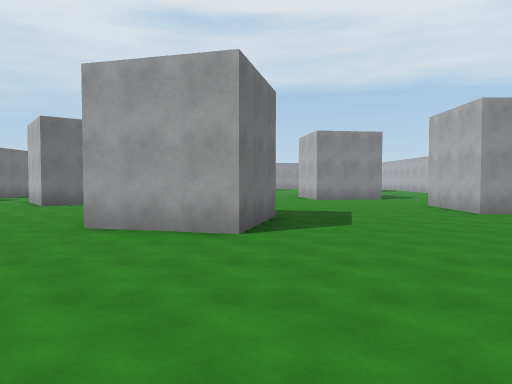
[1] (above)

19 first-person views from a walk through a 3-D level made in the Unity game engine. The camera is 1.5 m above the floor, tilts 2° down and sees 70° across. The floor is counted in squares, 2 m on a side. Each view is taken from the middle of a square. On the plan, view 1 faces up. The plan holds only what a view shows up to about 11 squares ahead; the rest is blank. The place goes on beyond the plan. The player character is not drawn.

[2]
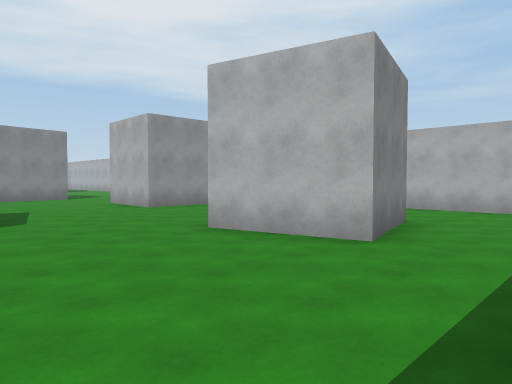

[3]
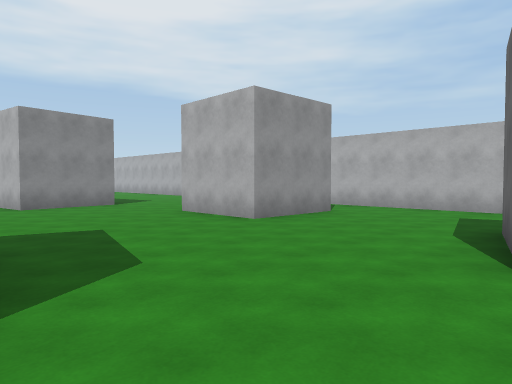

[4]
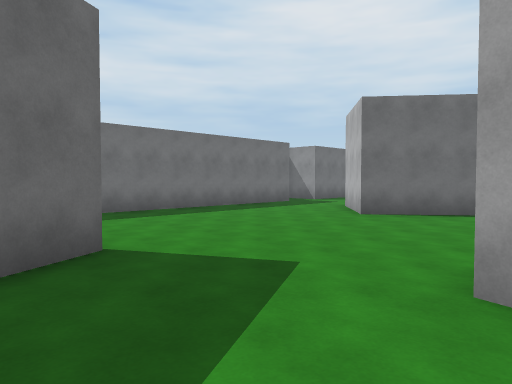

[5]
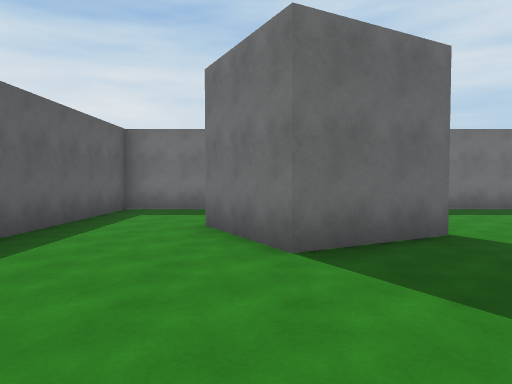

[6]
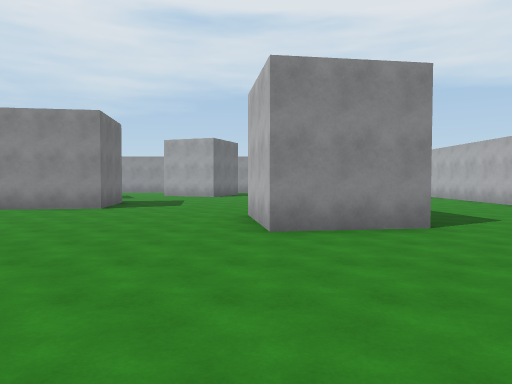

[7]
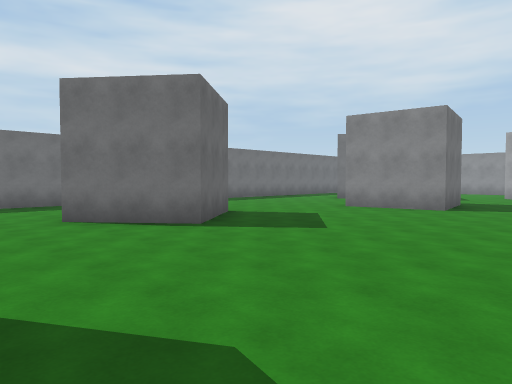

[8]
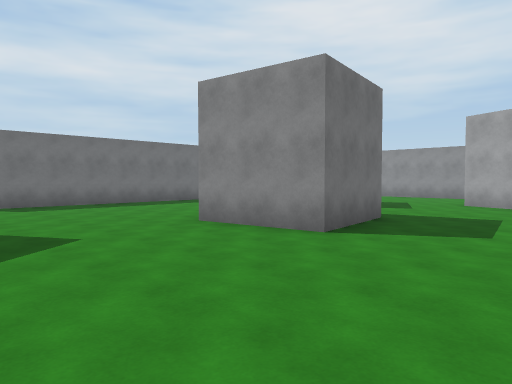

[9]
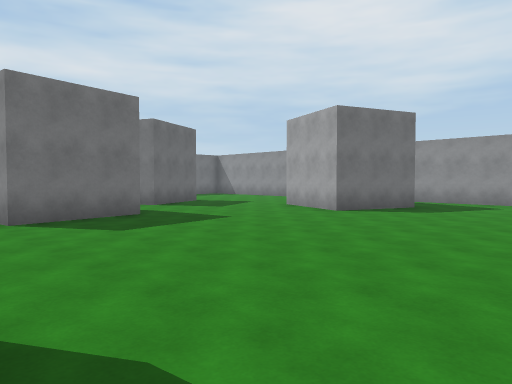

[10]
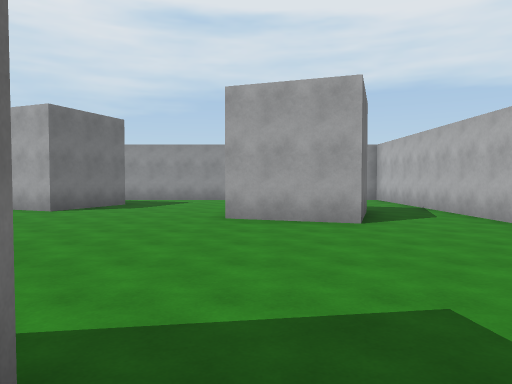

[11]
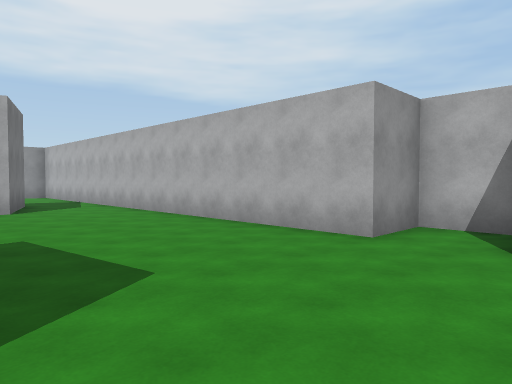

[12]
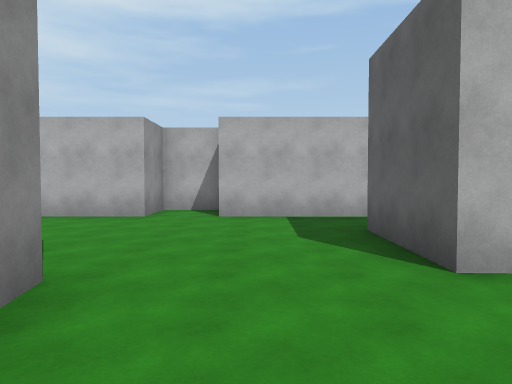

[13]
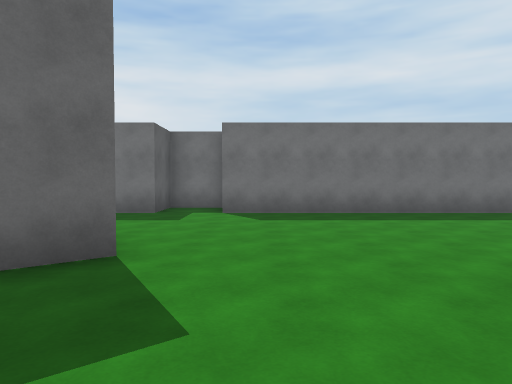

[14]
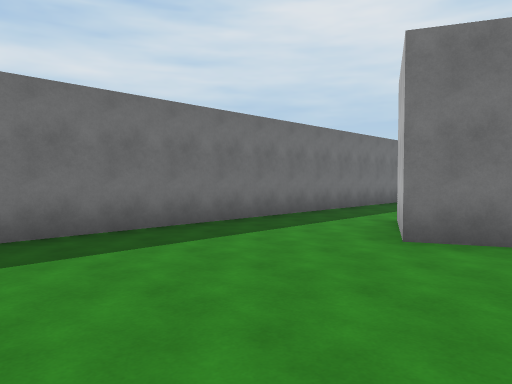

[15]
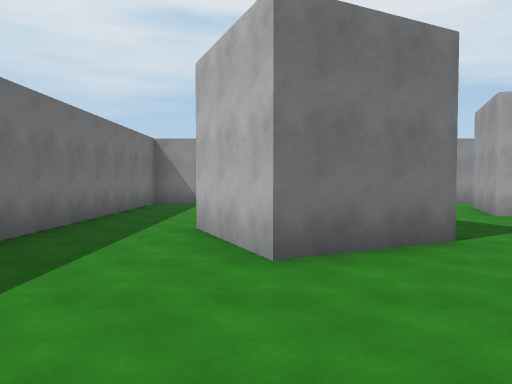

[16]
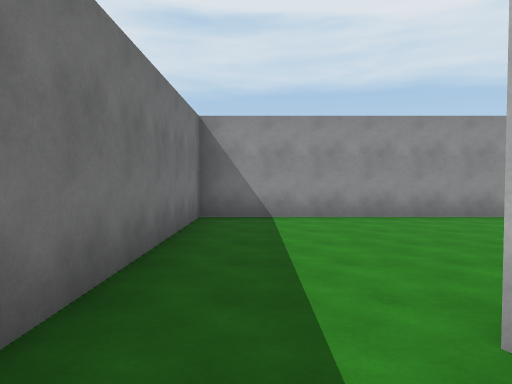

[17]
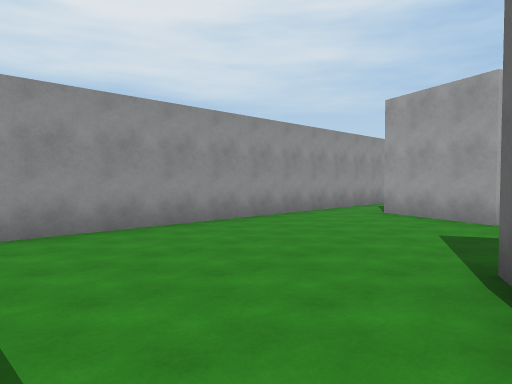

[18]
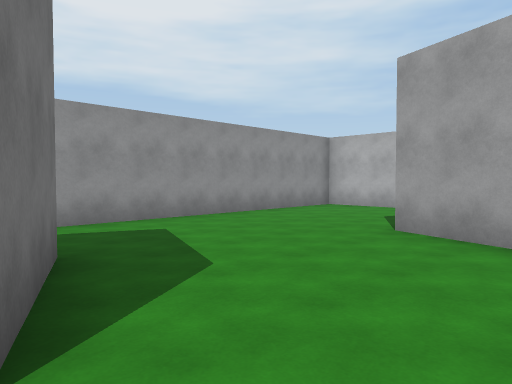

[19]
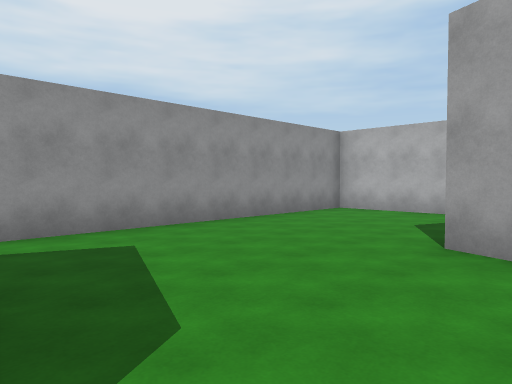

### Floor plan
Points are (right, up) in squares from view 1. A wall is a line through its corners. A room is listed if a view was taken in it or the views show most of it. See-through windows are left out.
Room 1 (views 1, 2, 3, 4, 5, 6, 7, 8, 9, 10, 11, 12, 13, 14, 15, 16, 17, 18, 19)
walls: (-5.6, 13.7) (-4, 11.7) (-5.9, 10.1) (-7.5, 12); (4.8, 13.6) (2.2, 13.2) (1.8, 15.7); (-2.3, 19.9) (-2, 17.3) (-4.5, 17); (0.4, 7.5) (-0.2, 5) (-2.7, 5.6); (-4.8, 21.8) (-4.6, 21.4) (-6.8, 20.3) (-7.9, 22.6); (7.3, 7.8) (4.9, 7.9) (4.9, 10.4) (7.4, 10.3); (4.7, 22.7) (5.2, 24.4); (-11.6, 14.1) (-11.6, 12.8) (-10.1, 12.8) (-10.1, 6.2); (-5.9, 4.6) (-4.7, 2.4) (-6.9, 1.2); (4.4, 3.8) (6, 4.2); (10.9, 12.9) (10.9, 14.2) (9.4, 14.2) (9.4, 28.2) (-10.1, 28.2) (-10.1, 14.2); (1.2, 25.9) (0.2, 23.4) (-2.2, 24.2) (-1.2, 26.8); (7.6, 23.6) (6.8, 21.2) (4.4, 22); (9.4, 4.8) (9.4, 12.8); (6.6, 1.7) (4.1, 1.1) (3.5, 3.6); (-10.1, 0.8) (-10.1, -1.2) (-5.6, -1.2); (9.4, 0.6) (9.4, 3)

Positions as (right, up) in squares from view 1, and headings:
1: (0, 0), facing up
2: (0, -1), facing up-right
3: (0, 3), facing up-right
4: (-2, 3), facing up-left
5: (-1, 2), facing left
6: (2, 8), facing up
7: (1, 8), facing up-left
8: (1, 13), facing up-left
9: (5, 16), facing up-left
10: (5, 15), facing up
11: (5, 12), facing up-right
12: (2, 12), facing right
13: (-2, 15), facing left
14: (-5, 16), facing up-left
15: (-7, 17), facing up
16: (-9, 21), facing up
17: (-9, 23), facing up-right
18: (0, 22), facing up-right
19: (1, 23), facing up-right
